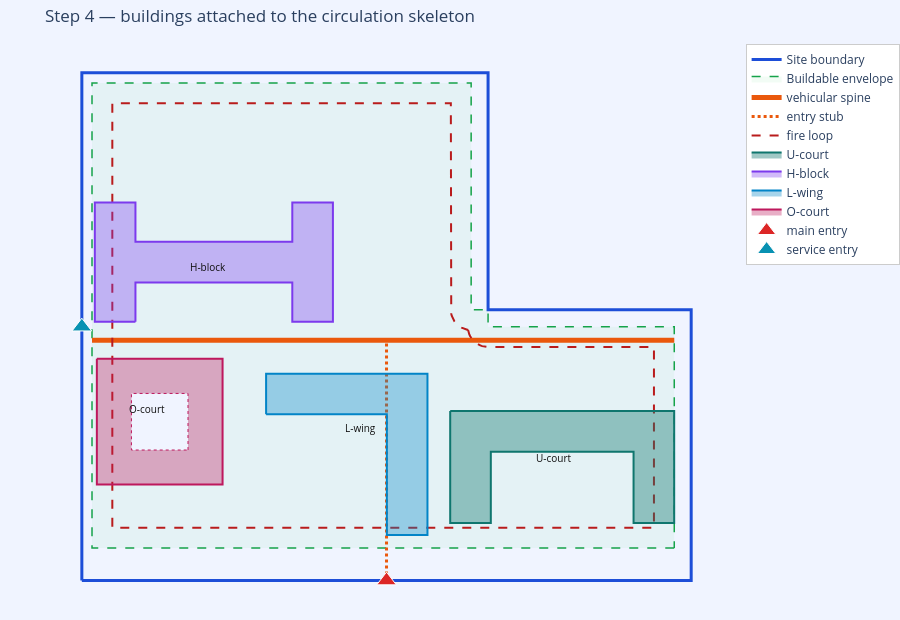

Notebook source saved alongside this figure:
### Markdown cell above
## Step 4 — buildings attach to the spine

Each footprint takes the first slot along the central spine (or the perimeter
loop) that sits inside the envelope, clear of the corridor, and far enough from
its neighbours — biggest first, gaps filled after. Hover a building for its
placement reason. Nothing touches the boundary or the corridor.

### Code cell
fig = new_fig('Step 4 — buildings attached to the circulation skeleton', SITEB, BLD)
draw_spine(fig, rep['spine'])
draw_buildings(fig, rep['buildings'])
draw_entries(fig, rep['access'])
fig.show()
print(rep['placement']['summary'])
for b in rep['buildings']:
    print(f"  {b['building_id']} ({b['type']}): {b['placement_reason']}")

### Figure 1 — Plotly figure (JSON) as saved in the notebook; plotly's stock layout.template omitted (floating-point values rounded to 4 significant figures)
{"data": [{"hoverinfo": "skip", "line": {"color": "#1d4ed8", "width": 3}, "mode": "lines", "name": "Site boundary", "type": "scatter", "x": [0, 180, 180, 120, 120, 0, 0], "y": [0, 0, 80, 80, 150, 150, 0]}, {"fill": "toself", "fillcolor": "rgba(34,197,94,0.06)", "hoverinfo": "skip", "line": {"color": "#16a34a", "dash": "dash", "width": 1.5}, "mode": "lines", "name": "Buildable envelope", "type": "scatter", "x": [175.0, 3.0, 3.0, 115.0, 115.0, 120.0, 120.0, 175.0, 175.0, 175.0], "y": [9.6, 9.6, 147.0, 147.0, 80.0, 80.0, 75.0, 75.0, 9.6, 9.6]}, {"hoverinfo": "skip", "line": {"color": "#ea580c", "width": 5}, "mode": "lines", "name": "vehicular spine", "type": "scatter", "x": [3.0, 175.0], "y": [70.99, 70.99]}, {"hoverinfo": "skip", "line": {"color": "#ea580c", "dash": "dot", "width": 3}, "mode": "lines", "name": "entry stub", "type": "scatter", "x": [90.0, 90.0], "y": [0.0, 70.99]}, {"hoverinfo": "skip", "line": {"color": "#b91c1c", "dash": "dash", "width": 2}, "mode": "lines", "name": "fire loop", "type": "scatter", "x": [114.1, 114.1, 114.3, 114.5, 114.7, 115.0, 115.4, 115.8, 116.2, 116.7, 117.2, 117.7, 118.3, 118.8, 119.4, 120.0, 169.0, 169.0, 9.0, 9.0, 109.0, 109.0, 109.0, 109.1, 109.3, 109.5, 109.7, 110.0, 110.4, 110.8, 111.2, 111.7, 112.2, 112.7, 113.3, 113.8, 114.1, 114.1], "y": [74.08, 73.83, 73.26, 72.7, 72.17, 71.67, 71.19, 70.76, 70.36, 70.01, 69.71, 69.46, 69.26, 69.12, 69.03, 69.0, 69.0, 15.6, 15.6, 141.0, 141.0, 80.0, 79.41, 78.83, 78.26, 77.7, 77.17, 76.67, 76.19, 75.76, 75.36, 75.01, 74.71, 74.46, 74.26, 74.12, 74.08, 74.08]}, {"fill": "toself", "fillcolor": "rgba(15,118,110,0.40)", "hoverinfo": "text", "line": {"color": "rgba(15,118,110,1)", "width": 2}, "mode": "lines", "name": "U-court", "text": "Attached to the perimeter loop at ~138 m, right side, long facade to circulation so the public entrance faces arrival; 43.6 m to nearest building, fully inside the buildable envelope, clear of the corridor.", "type": "scatter", "x": [108.8, 120.8, 163.0, 175.0, 175.0, 175.0, 163.0, 163.0, 120.8, 120.8, 108.8, 108.8, 108.8, 108.8], "y": [50.08, 50.08, 50.08, 50.08, 38.08, 17.0, 17.0, 38.08, 38.08, 17.0, 17.0, 38.08, 50.08, 50.08]}, {"fill": "toself", "fillcolor": "rgba(124,58,237,0.35)", "hoverinfo": "text", "line": {"color": "rgba(124,58,237,1)", "width": 2}, "mode": "lines", "name": "H-block", "text": "Attached to the central spine at ~36 m, left side, long facade to circulation so the public entrance faces arrival; clear of all neighbours, fully inside the buildable envelope, clear of the corridor.", "type": "scatter", "x": [15.83, 3.833, 3.833, 15.83, 15.83, 62.17, 62.17, 74.17, 74.17, 62.17, 62.17, 15.83, 15.83, 15.83], "y": [76.49, 76.49, 111.7, 111.7, 100.1, 100.1, 111.7, 111.7, 76.49, 76.49, 88.08, 88.08, 76.49, 76.49]}, {"fill": "toself", "fillcolor": "rgba(2,132,199,0.35)", "hoverinfo": "text", "line": {"color": "rgba(2,132,199,1)", "width": 2}, "mode": "lines", "name": "L-wing", "text": "Attached to the perimeter loop at ~194 m, right side, long facade to circulation so the public entrance faces arrival; 6.7 m to nearest building, fully inside the buildable envelope, clear of the corridor.", "type": "scatter", "x": [54.43, 54.43, 90.1, 102.1, 102.1, 102.1, 90.1, 90.1, 54.43, 54.43], "y": [49.13, 61.13, 61.13, 61.13, 49.13, 13.47, 13.47, 49.13, 49.13, 49.13]}, {"fill": "toself", "fillcolor": "rgba(190,24,93,0.35)", "hoverinfo": "text", "line": {"color": "rgba(190,24,93,1)", "width": 2}, "mode": "lines", "name": "O-court", "text": "Attached to the central spine at ~20 m, right side, long facade to circulation so the public entrance faces arrival; 11.0 m to nearest building, fully inside the buildable envelope, clear of the corridor.", "type": "scatter", "x": [4.43, 41.57, 41.57, 4.43, 4.43, 4.43], "y": [65.49, 65.49, 28.36, 28.36, 65.49, 65.49]}, {"fill": "toself", "fillcolor": "#f0f4ff", "hoverinfo": "skip", "line": {"color": "rgba(190,24,93,1)", "dash": "dot", "width": 1}, "mode": "lines", "showlegend": false, "type": "scatter", "x": [31.36, 31.36, 14.64, 14.64, 31.36, 31.36], "y": [38.57, 55.28, 55.28, 38.57, 38.57, 38.57]}, {"hoverinfo": "text", "marker": {"color": "#dc2626", "line": {"color": "white", "width": 1}, "size": 17, "symbol": "triangle-up"}, "mode": "markers", "name": "main entry", "showlegend": true, "text": "main access off Main Blvd (main).", "type": "scatter", "x": [90.0], "y": [0.0]}, {"hoverinfo": "text", "marker": {"color": "#0891b2", "line": {"color": "white", "width": 1}, "size": 17, "symbol": "triangle-up"}, "mode": "markers", "name": "service entry", "showlegend": true, "text": "service access off Service Ln (secondary).", "type": "scatter", "x": [0.0], "y": [75.0]}], "layout": {"annotations": [{"font": {"color": "#111", "size": 10}, "showarrow": false, "text": "U-court", "x": 139.4, "y": 36.21}, {"font": {"color": "#111", "size": 10}, "showarrow": false, "text": "H-block", "x": 37.22, "y": 92.72}, {"font": {"color": "#111", "size": 10}, "showarrow": false, "text": "L-wing", "x": 82.21, "y": 45.21}, {"font": {"color": "#111", "size": 10}, "showarrow": false, "text": "O-court", "x": 19.29, "y": 50.64}], "height": 620, "legend": {"bgcolor": "white", "bordercolor": "#ccc", "borderwidth": 1, "x": 1.02, "y": 1}, "margin": {"b": 0, "l": 0, "r": 0, "t": 44}, "paper_bgcolor": "#f0f4ff", "plot_bgcolor": "#f0f4ff", "title": {"text": "Step 4 — buildings attached to the circulation skeleton"}, "xaxis": {"visible": false}, "yaxis": {"scaleanchor": "x", "scaleratio": 1, "visible": false}}}
